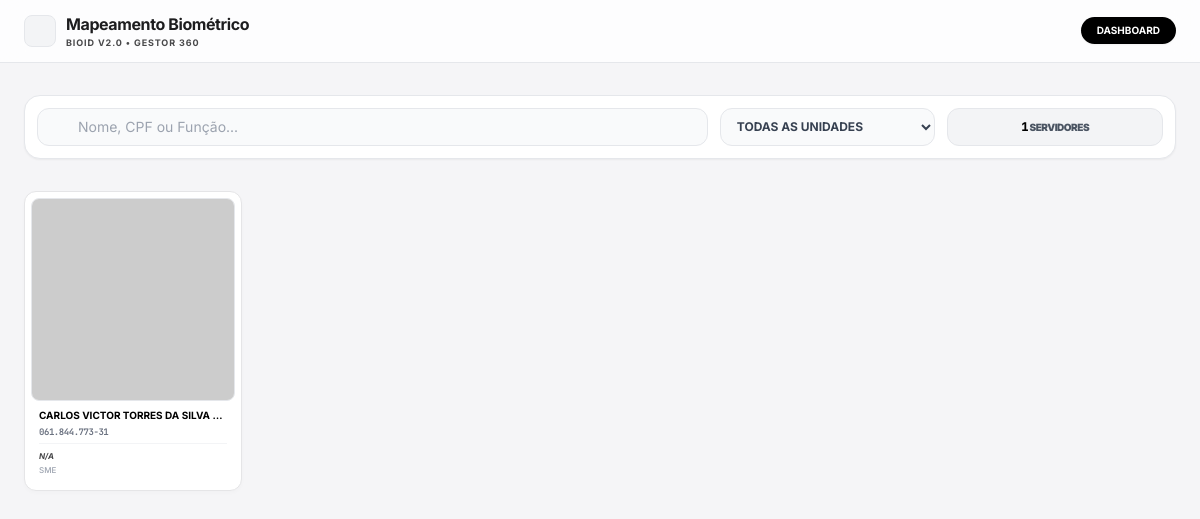
Before: /admin/reconhecimento_facial (signed in) with the older database file.
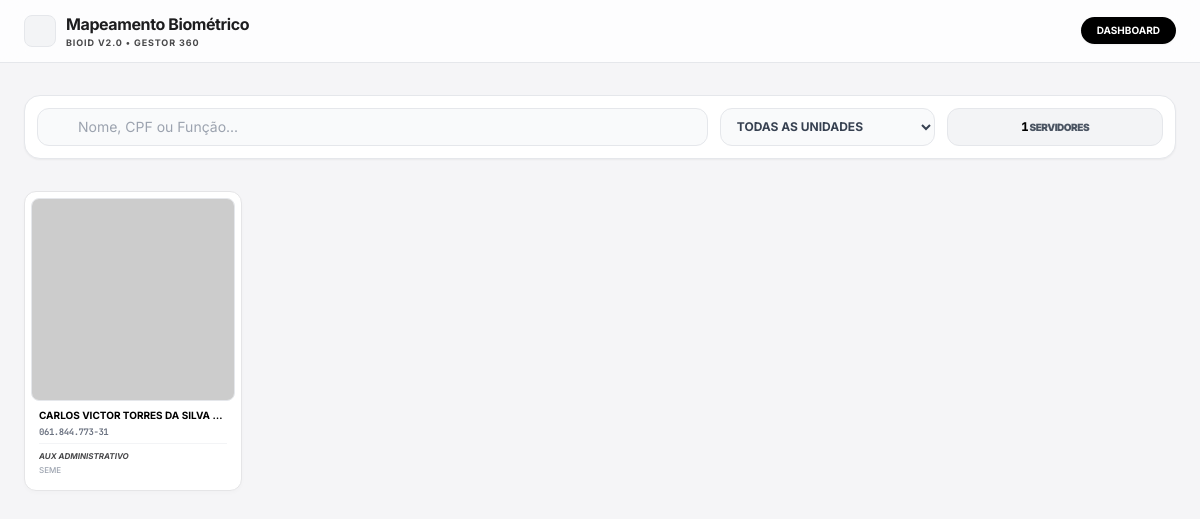
After: the same page with the newer database file.
### app.py (models this page shows)
class Funcionario(db.Model):
    id = db.Column(db.Integer, primary_key=True)
    token_validacao = db.Column(db.String(36), unique=True, nullable=False, default=lambda: str(uuid.uuid4()))
    validado = db.Column(db.Boolean, default=False)
    secretaria_id = db.Column(db.Integer, db.ForeignKey('secretaria.id'), nullable=False)
    criado_por = db.Column(db.Integer, db.ForeignKey('user.id'))
    data_criacao = db.Column(db.DateTime, default=datetime.utcnow)
    foi_indicacao = db.Column(db.Boolean, default=False)
    padrinho_id = db.Column(db.Integer, db.ForeignKey('padrinho.id'), nullable=True)
    padrinho = db.relationship('Padrinho', backref='indicados')
    crianca_assistida = db.Column(db.String(150), nullable=True)
    nome = db.Column(db.String(150), nullable=False)
    num_vinculo = db.Column(db.String(50))
    cpf = db.Column(db.String(14))
    rg = db.Column(db.String(20))
    data_expedicao_rg = db.Column(db.Date)
    data_nasc = db.Column(db.Date)
    pis = db.Column(db.String(20))
    titulo_eleitor = db.Column(db.String(20))
    zona_eleitoral = db.Column(db.String(10))
    secao_eleitoral = db.Column(db.String(10))
    mae = db.Column(db.String(150))
    nacionalidade = db.Column(db.String(50))
    estado_civil = db.Column(db.String(50))
    telefone = db.Column(db.String(20))
    email = db.Column(db.String(100))
    endereco = db.Column(db.String(200))
    funcao_id = db.Column(db.Integer, db.ForeignKey('funcao.id'))
    funcao = db.relationship('Funcao', backref='funcionarios')
    local_trabalho_id = db.Column(db.Integer, db.ForeignKey('local_trabalho.id'))
    local_trabalho = db.relationship('LocalTrabalho', backref='funcionarios')
    lotacao = db.Column(db.String(100))
    tipo_vinculo = db.Column(db.String(50))
    classe = db.Column(db.String(50))
    contracheque = db.Column(db.String(50))
    remuneracao = db.Column(db.String(20))
    jornada_trabalho = db.Column(db.String(50))
    dt_inicio = db.Column(db.Date)
    dt_termino = db.Column(db.Date)
    banco = db.Column(db.String(50))
    agencia = db.Column(db.String(20))
    conta = db.Column(db.String(20))
    tipo_conta = db.Column(db.String(20))

class Funcao(db.Model):
    id = db.Column(db.Integer, primary_key=True)
    nome = db.Column(db.String(100), unique=True, nullable=False)

class LocalTrabalho(db.Model):
    id = db.Column(db.Integer, primary_key=True)
    nome = db.Column(db.String(100), unique=True, nullable=False)

### app.py (the view)
@app.route('/admin/reconhecimento_facial')
@login_required
def reconhecimento_facial():
    if not current_user.is_admin:
        return redirect(url_for('sistema'))
    funcionarios = Funcionario.query.order_by(Funcionario.nome).all()
    return render_template('reconhecimento_facial.html', lista_funcionarios=funcionarios)

### app.py (called while the page is built)
@login_manager.user_loader
def load_user(user_id):
    return User.query.get(int(user_id))

@app.context_processor
def inject_global_data():
    data = {'pending_count': 0, 'notifications': []}
    if current_user.is_authenticated:
        if current_user.role == 'admin' or getattr(current_user, 'is_admin', False):
            try:
                data['pending_count'] = Funcionario.query.filter_by(validado=False).count()
            except:
                pass
        try:
            data['notifications'] = LogAuditoria.query.order_by(LogAuditoria.data_hora.desc()).limit(5).all()
        except:
            pass
    return data

### templates/reconhecimento_facial.html (shortened to what this page needs)
<!DOCTYPE html>
<html lang="pt-BR">
<head>
    <script src="https://cdn.tailwindcss.com"></script>
</head>
<body class="min-h-screen pb-16">
    <header class="sticky top-0 z-50 border-b border-gray-200 bg-white/80 backdrop-blur-md no-print">
        <div class="max-w-[1600px] mx-auto px-6 py-3 flex items-center justify-between">
            <div class="flex items-center gap-2.5">
                <div class="w-8 h-8 flex items-center justify-center bg-gray-100 rounded-lg border border-gray-200">
                </div>
                <div>
                    <h1 class="text-base font-bold tracking-tight text-app-text">Mapeamento Biométrico</h1>
                    <p class="text-[9px] text-app-text-sec font-bold uppercase tracking-widest">BioID v2.0 • Gestor 360</p>
                </div>
            </div>
            <a href="{{ url_for('admin_dashboard') }}" class="px-4 py-1.5 bg-black hover:bg-gray-800 text-white rounded-full text-[10px] font-bold transition-all shadow-sm">
                DASHBOARD
            </a>
        </div>
    </header>
    <main class="max-w-[1600px] mx-auto px-6 mt-8">
        <div class="grid grid-cols-1 md:grid-cols-5 gap-3 mb-8 p-3 bg-white rounded-2xl border border-gray-200 shadow-sm">
            <div class="md:col-span-3 relative">
                <input type="text" id="filtroGeral" onkeyup="filtrarGaleria()" placeholder="Nome, CPF ou Função..."
                       class="w-full pl-10 pr-3 py-2 bg-gray-50 border border-gray-200 rounded-xl text-sm focus:ring-2 focus:ring-black focus:bg-white outline-none transition-all">
            </div>
            <select id="filtroLocal" onchange="filtrarGaleria()" class="bg-gray-50 border border-gray-200 rounded-xl px-3 py-2 text-xs font-bold text-gray-700 outline-none focus:ring-2 focus:ring-black">
                <option value="">TODAS AS UNIDADES</option>
            </select>
            <div class="flex items-center justify-center px-3 py-2 bg-gray-100 rounded-xl border border-gray-200">
                <p class="text-[10px] font-black text-gray-600 uppercase tracking-tighter"><span id="contador" class="text-black text-xs font-mono">0</span> Servidores</p>
            </div>
        </div>
        <div class="grid grid-cols-2 sm:grid-cols-3 lg:grid-cols-5 xl:grid-cols-8 gap-4" id="galeriaServidores">
            {% for f in lista_funcionarios %}
            <div class="card-servidor bio-card rounded-xl overflow-hidden group p-1.5"
                 data-nome="{{ f.nome }}" data-cpf="{{ f.cpf }}" data-funcao="{{ f.funcao.nome if f.funcao else '' }}" data-local="{{ f.local_trabalho.nome if f.local_trabalho else '' }}">
                <div class="relative aspect-square overflow-hidden bg-gray-100 rounded-lg border border-gray-200">
                    <img id="img-{{ f.id }}" src="https://ui-avatars.com/api/?name={{ f.nome }}&background=e5e7eb&color=374151&size=256"
                         class="profile-pic w-full h-full object-cover">
                </div>
                <div class="p-2 space-y-1">
                    <h3 class="text-[10px] font-bold uppercase truncate text-black leading-tight">{{ f.nome }}</h3>
                    <p class="text-[9px] font-bold text-gray-500 font-mono tracking-tighter">{{ f.cpf if f.cpf else 'ID: ' ~ f.id }}</p>
                    <div class="pt-1.5 border-t border-gray-100 space-y-0.5">
                        <p class="text-[8px] font-bold text-app-text-sec uppercase truncate italic">{{ f.funcao.nome if f.funcao else 'N/A' }}</p>
                        <p class="text-[8px] font-medium text-gray-400 uppercase truncate">{{ f.local_trabalho.nome if f.local_trabalho else 'SME' }}</p>
                    </div>
                </div>
            </div>
            {% endfor %}
        </div>
    </main>
</body>
</html>

Changed rows visible on the page:
changed Funcionario "CARLOS VICTOR TORRES DA SILVA…": funcao "N/A" → "AUX ADMINISTRATIVO"; local_trabalho "SME" → "SEME"
